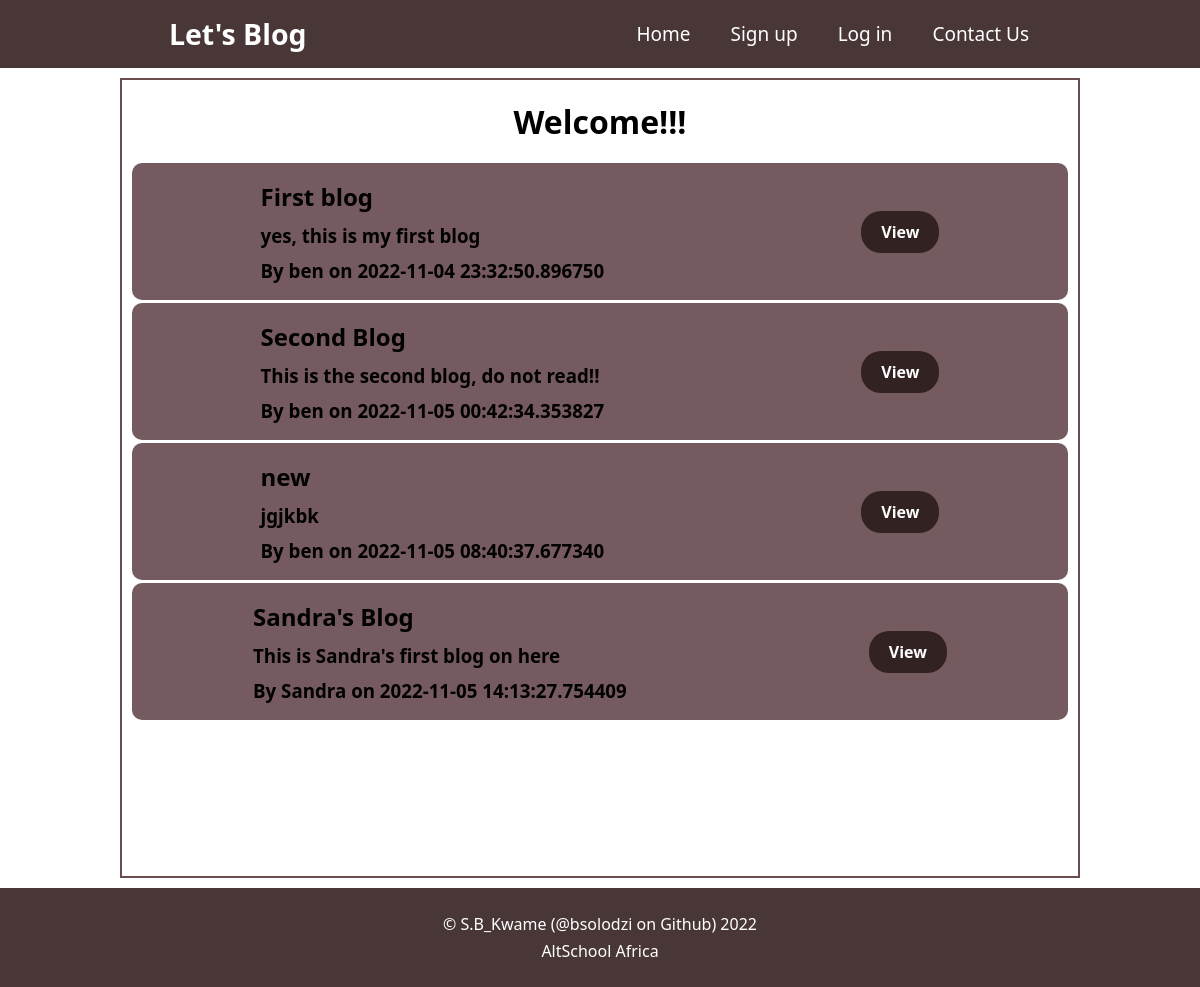
The page / on the database its author committed.
### app.py (models this page shows)
class Blogpost(db.Model):
    __tablename__ = 'blogposts'
    id = db.Column(db.Integer(), primary_key=True)
    title = db.Column(db.String(50), nullable=False)
    author = db.Column(db.String(50))
    content = db.Column(db.Text, nullable=False)
    created_at = db.Column(db.DateTime, default= datetime.utcnow)

### app.py (the view)
@app.route('/')
def index():
    blogposts = Blogpost.query.all()
    context = {
        'blogposts': blogposts
    }
    return render_template ("index.html", **context)

### templates/index.html (shortened to what this page needs)
{% extends 'base.html' %}
{% block content %}
    <h1 class = 'headings'>Welcome!!!</h1>
{% for post in blogposts %}
    <div class= "blogs">
        <article class = "index-article">
            <div class="form-group">
                <div>
                    <h2> {{post.title}} </h2>
                </div>
                <div>
                    <h3> {{post.content}} </h3>
                </div>
                <div>
                    <h3> By {{post.author}} on {{post.created_at}} </h3>
                </div>
            </div>
            <div >
                <a href="/view_blog/{{post.id}}/" class="mybtn"> View</a>
            </div>
        </article>
    </div>
{% endfor %}
{% endblock content %}

### templates/base.html (shortened to what this page needs)
<!DOCTYPE html>
<html lang="en">
<head>
    <link rel="stylesheet" href="{{url_for ('static',filename='css/main.css')}}">
</head>
<body>
    <header>
        <div class="logo">
            <a href="/"><h2>Let's Blog</h2></a>
        </div>
        <div class="nav-item">
            {% if current_user.is_authenticated %}
                <a href="{{url_for('index')}}">Home</a>
                <a href="{{url_for('profile')}}">Profile</a>
                <a href="{{url_for('logout')}}">Logout</a>
                <a href="{{url_for('contact')}}">Contact Us</a>
            {% else %}
                <a href="{{url_for('index')}}">Home</a>
                <a href="{{url_for('register')}}">Sign up</a>
                <a href="{{url_for('login')}}">Log in</a>
                <a href="{{url_for('contact')}}">Contact Us</a>
            {% endif %}
        </div>
    </header>
    <main class="container">
        {% block content %}
        {% endblock content %}
    </main>
    <footer>
        <p class="footer">
            <center>
                &copy; S.B_Kwame (@bsolodzi on Github)
            <p>AltSchool Africa</p>
            </center>
        </p>
    </footer>
</body>
</html>

### static/css/main.css (style rules this page uses)
* { font-family: system-ui, 'Segoe UI', 'Open Sans', 'Helvetica Neue', sans-serif; margin: auto; box-sizing: border-box; }
a { text-decoration: underline; margin: 0 3px; }
header { background-color: rgb(73, 55, 55); padding: 5px; color: white; display: flex; justify-content: space-between; }
header a { float: left; text-align: right; color: #000; text-decoration: wheat; font-size: 18px; font-size: 19px; padding: 5px 5px; border: 0; transition: all 1.2s; }
.logo a { color: white; }
.nav-item a { margin: 10px; color: white; padding: 5px 10px; }
main { min-height: 100vh; }
.form-group { padding: 12px 10px; }
.form-group div { display: flex; align-items: flex-start; }
.mybtn { padding: 10px 20px; background-color: rgb(51, 34, 34); border: none; color: white; font-weight: bold; border-radius: 20px; transition: all 1.5s; text-decoration: none; }
.container { margin:10px auto; width: 80%; border: 2px rgb(108, 76, 76) solid; }
footer { padding: 20px; background-color: rgb(73, 55, 55); color: white; }
.index-article { display: flex; text-align: left; margin: 3px 10px; background-color: rgb(117, 90, 95); border-radius: 10px; }
article a { margin: 20px; }
h1, h2, h3, p { margin: 5px 10px; text-align: center; }
.headings { text-align: center; margin: 20px; }

### rows shown on the page
Blogpost: title "First blog", content "yes, this is my first blog", author "ben", created_at "2022-11-04 23:32:50.896750"
Blogpost: title "Second Blog", content "This is the second blog, do not read!!", author "ben", created_at "2022-11-05 00:42:34.353827"
Blogpost: title "new", content "jgjkbk", author "ben", created_at "2022-11-05 08:40:37.677340"
Blogpost: title "Sandra's Blog", content "This is Sandra's first blog on here", author "Sandra", created_at "2022-11-05 14:13:27.754409"
